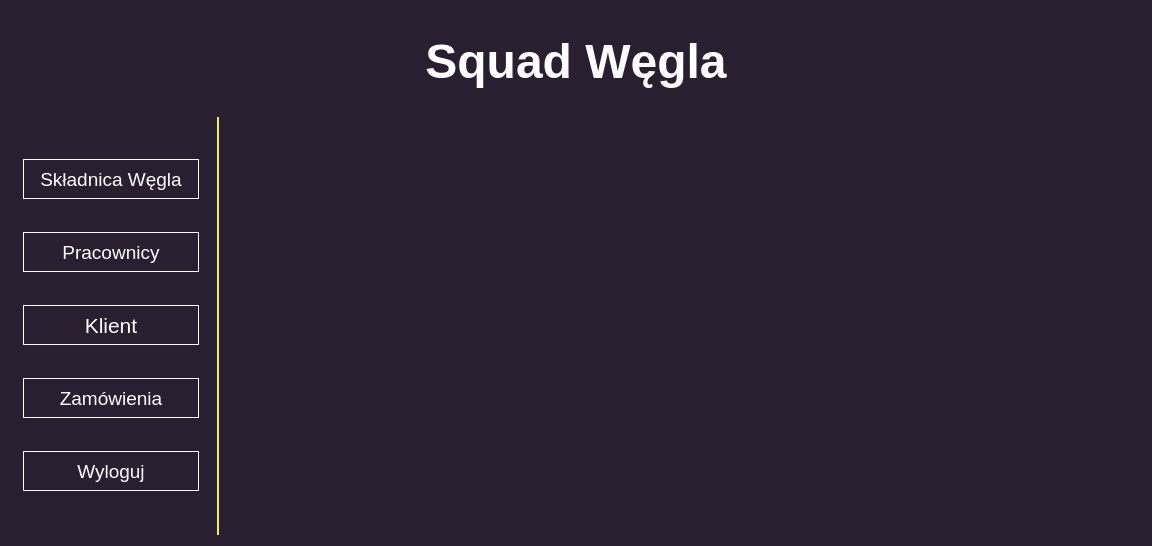
<?xml version="1.0" encoding="UTF-8"?>
<ui version="4.0">
 <class>oknoMenu</class>
 <widget class="QDialog" name="oknoMenu">
  <property name="geometry">
   <rect>
    <x>0</x>
    <y>0</y>
    <width>1152</width>
    <height>546</height>
   </rect>
  </property>
  <property name="windowTitle">
   <string>Start</string>
  </property>
  <property name="styleSheet">
   <string notr="true">background-color: rgb(42, 31, 48);
color: white;</string>
  </property>
  <layout class="QGridLayout" name="gridLayout">
   <item row="0" column="0">
    <widget class="QLabel" name="tytul">
     <property name="sizePolicy">
      <sizepolicy hsizetype="Preferred" vsizetype="Fixed">
       <horstretch>0</horstretch>
       <verstretch>0</verstretch>
      </sizepolicy>
     </property>
     <property name="minimumSize">
      <size>
       <width>400</width>
       <height>50</height>
      </size>
     </property>
     <property name="maximumSize">
      <size>
       <width>16777215</width>
       <height>100</height>
      </size>
     </property>
     <property name="font">
      <font>
       <pointsize>36</pointsize>
       <weight>75</weight>
       <italic>false</italic>
       <bold>true</bold>
       <underline>false</underline>
      </font>
     </property>
     <property name="styleSheet">
      <string notr="true">Color: white;</string>
     </property>
     <property name="text">
      <string>Squad Węgla</string>
     </property>
     <property name="alignment">
      <set>Qt::AlignCenter</set>
     </property>
    </widget>
   </item>
   <item row="1" column="0">
    <layout class="QHBoxLayout" name="horizontalLayout">
     <item>
      <widget class="QGroupBox" name="verticalGroupBox">
       <property name="maximumSize">
        <size>
         <width>200</width>
         <height>16777215</height>
        </size>
       </property>
       <property name="styleSheet">
        <string notr="true">border: none</string>
       </property>
       <layout class="QVBoxLayout" name="verticalLayout">
        <property name="sizeConstraint">
         <enum>QLayout::SetMinimumSize</enum>
        </property>
        <item>
         <widget class="QPushButton" name="wegielButton">
          <property name="minimumSize">
           <size>
            <width>0</width>
            <height>40</height>
           </size>
          </property>
          <property name="maximumSize">
           <size>
            <width>200</width>
            <height>16777215</height>
           </size>
          </property>
          <property name="font">
           <font>
            <pointsize>14</pointsize>
           </font>
          </property>
          <property name="styleSheet">
           <string notr="true">border: 1px solid white;</string>
          </property>
          <property name="text">
           <string>Składnica Węgla</string>
          </property>
         </widget>
        </item>
        <item>
         <widget class="QPushButton" name="pracownicyButton">
          <property name="minimumSize">
           <size>
            <width>0</width>
            <height>40</height>
           </size>
          </property>
          <property name="maximumSize">
           <size>
            <width>200</width>
            <height>16777215</height>
           </size>
          </property>
          <property name="font">
           <font>
            <pointsize>14</pointsize>
           </font>
          </property>
          <property name="styleSheet">
           <string notr="true">border: 1px solid white;</string>
          </property>
          <property name="text">
           <string>Pracownicy</string>
          </property>
         </widget>
        </item>
        <item>
         <widget class="QPushButton" name="klientButton">
          <property name="minimumSize">
           <size>
            <width>0</width>
            <height>40</height>
           </size>
          </property>
          <property name="maximumSize">
           <size>
            <width>200</width>
            <height>16777215</height>
           </size>
          </property>
          <property name="font">
           <font>
            <pointsize>16</pointsize>
           </font>
          </property>
          <property name="styleSheet">
           <string notr="true">border: 1px solid white;

</string>
          </property>
          <property name="text">
           <string>Klient</string>
          </property>
         </widget>
        </item>
        <item>
         <widget class="QPushButton" name="zamowieniaButton">
          <property name="minimumSize">
           <size>
            <width>0</width>
            <height>40</height>
           </size>
          </property>
          <property name="maximumSize">
           <size>
            <width>200</width>
            <height>16777215</height>
           </size>
          </property>
          <property name="font">
           <font>
            <pointsize>14</pointsize>
           </font>
          </property>
          <property name="styleSheet">
           <string notr="true">border: 1px solid white;</string>
          </property>
          <property name="text">
           <string>Zamówienia</string>
          </property>
         </widget>
        </item>
        <item>
         <widget class="QPushButton" name="wylogujButton">
          <property name="minimumSize">
           <size>
            <width>0</width>
            <height>40</height>
           </size>
          </property>
          <property name="maximumSize">
           <size>
            <width>200</width>
            <height>16777215</height>
           </size>
          </property>
          <property name="font">
           <font>
            <pointsize>14</pointsize>
           </font>
          </property>
          <property name="styleSheet">
           <string notr="true">border: 1px solid white;</string>
          </property>
          <property name="text">
           <string>Wyloguj</string>
          </property>
         </widget>
        </item>
       </layout>
      </widget>
     </item>
     <item>
      <widget class="QGroupBox" name="horizontalGroupBox_2">
       <property name="minimumSize">
        <size>
         <width>1</width>
         <height>0</height>
        </size>
       </property>
       <property name="maximumSize">
        <size>
         <width>2</width>
         <height>16777215</height>
        </size>
       </property>
       <property name="styleSheet">
        <string notr="true">border: 1px solid rgb(240, 240, 93);</string>
       </property>
       <layout class="QHBoxLayout" name="horizontalLayout_2"/>
      </widget>
     </item>
     <item>
      <widget class="QLabel" name="label">
       <property name="font">
        <font>
         <pointsize>16</pointsize>
        </font>
       </property>
       <property name="styleSheet">
        <string notr="true">border: 1 px solid white</string>
       </property>
       <property name="text">
        <string/>
       </property>
       <property name="alignment">
        <set>Qt::AlignCenter</set>
       </property>
      </widget>
     </item>
    </layout>
   </item>
  </layout>
 </widget>
 <resources/>
 <connections/>
</ui>
